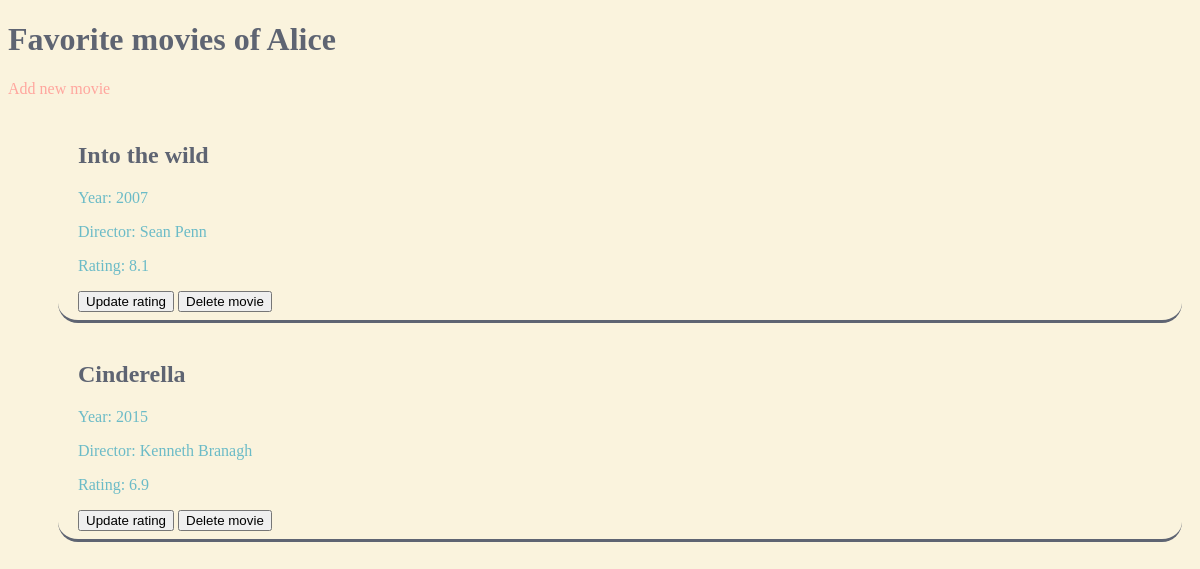
The page /users/2 on the database as committed earlier.
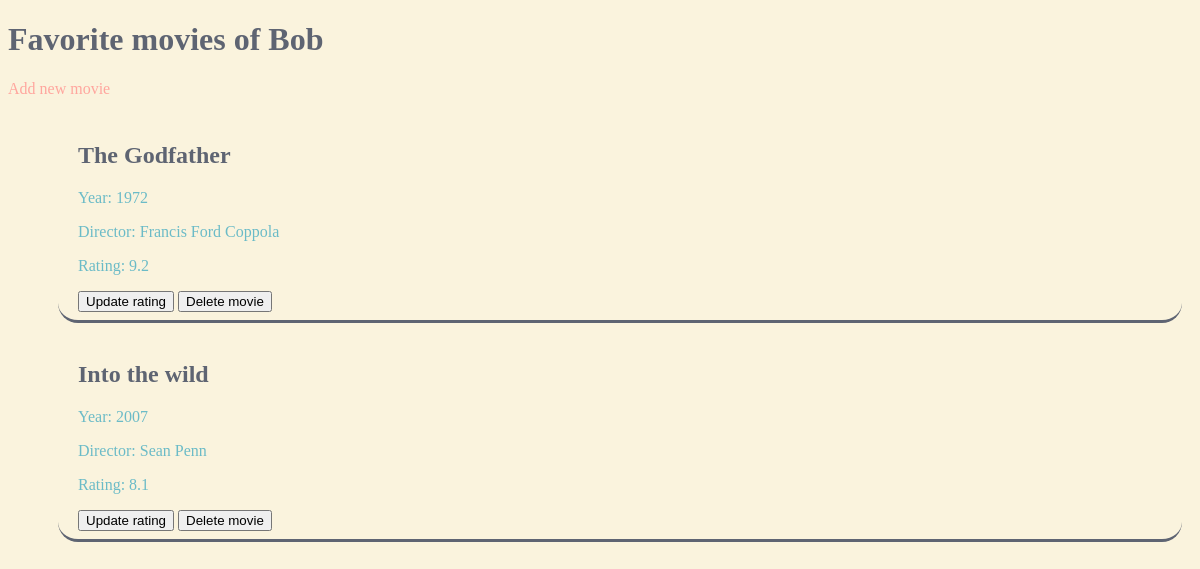
The same page on the database as committed later.
### data_models.py (models this page shows, shortened)
class User(db.Model):
    __tablename__ = "users"
    user_id = db.Column(db.Integer, primary_key=True, unique=True, autoincrement=True)
    user_name = db.Column(db.String(30), unique=True)

class Movie(db.Model):
    __tablename__ = "movies"
    movie_id = db.Column(db.Integer, primary_key=True, unique=True, autoincrement=True)
    user_id = db.Column(db.Integer, db.ForeignKey("users.user_id"))
    title = db.Column(db.String(50))
    year = db.Column(db.Integer)
    director = db.Column(db.String)
    rating = db.Column(db.Float)

### app.py (the view)
@app.route("/users/<user_id>")  # exhibit a specific user’s list of favorite movies.
def list_favorite_movies(user_id):
    users = data_manager.get_all_users()
    user_name = data_manager.find_user_by_id(user_id)
    user_movies = data_manager.get_user_movies(user_id)
    try:
        return render_template('user_movies.html', users=users, user_name=user_name, user_movies=user_movies,
                               user_id=user_id)
    except UndefinedError:
        error_message = "User ID could not be found."
        return render_template("not_found.html", error_message=error_message)

### datamanager/sqlite_datamanager.py (called while the page is built)
    def get_all_users(self):
        return User.query.all()

    def get_user_movies(self, user_id):
        user_movies = Movie.query.join(User).filter(int(user_id) == Movie.user_id)
        return user_movies

    def find_user_by_id(self, user_id):
        selected_user = User.query.filter_by(user_id=int(user_id)).first()
        return selected_user.user_name

### templates/user_movies.html (shortened to what this page needs)
<!DOCTYPE html>
<html lang="en">
<head>
    <link rel="stylesheet" href="{{url_for('static', filename='style.css')}}">
</head>
<body>
<h1>Favorite movies of {{ user_name }}</h1>
<a href="/users/{{ user_id }}/add_movie">Add new movie</a>
<ul>
    {% for movie in user_movies %}
    <li class="movie">
        <h2>{{ movie.title }}</h2>
        <p>Year: {{ movie.year }}</p>
        <p>Director: {{ movie.director }}</p>
        <p>Rating: {{ movie.rating }}</p>
        <a href="/users/{{ user_id }}/update_movie/{{ movie.movie_id }}"><button>Update rating</button></a>
        <a href="/users/{{ user_id }}/delete_movie/{{ movie.movie_id }}"><button>Delete movie</button></a>
    </li>
    {% endfor %}
</ul>
</body>
</html>

### static/style.css (style rules this page uses)
* { box-sizing: border-box; }
body { background: #FAF3DD; color: #5E6472; }
ul { list-style-type: disclosure-closed; color: #FFA69E; }
li { margin: 10px; }
.movie { list-style-type: none; border-bottom: solid #5E6472; padding: 0.5em; border-radius: 20px; padding-left: 20px; color: #6BBBC7; }
.movie h2 { color: #5E6472; }
a { text-decoration: none; color: #FFA69E; }

Rows that differ between the two databases and show on the page:
no longer on this page (row edited): Movie: title "Cinderella", year "2015", director "Kenneth Branagh", rating "6.9"
changed User: user_name "Alice" → "Bob"
now on this page (row edited): Movie: title "The Godfather", year "1972", director "Francis Ford Coppola", rating "9.2"
